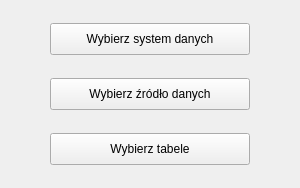
               <widget class="QWidget" name="dataInputOpt">
                <property name="geometry">
                 <rect>
                  <x>0</x>
                  <y>0</y>
                  <width>300</width>
                  <height>188</height>
                 </rect>
                </property>
                <property name="styleSheet">
                 <string notr="true">padding: 8px;</string>
                </property>
                <attribute name="label">
                 <string>Dane wejściowe</string>
                </attribute>
                <layout class="QVBoxLayout" name="verticalLayout_5">
                 <property name="spacing">
                  <number>0</number>
                 </property>
                 <property name="leftMargin">
                  <number>0</number>
                 </property>
                 <property name="topMargin">
                  <number>0</number>
                 </property>
                 <property name="rightMargin">
                  <number>0</number>
                 </property>
                 <property name="bottomMargin">
                  <number>0</number>
                 </property>
                 <item alignment="Qt::AlignHCenter">
                  <widget class="QPushButton" name="systemInputBtn">
                   <property name="minimumSize">
                    <size>
                     <width>200</width>
                     <height>0</height>
                    </size>
                   </property>
                   <property name="maximumSize">
                    <size>
                     <width>200</width>
                     <height>16777215</height>
                    </size>
                   </property>
                   <property name="styleSheet">
                    <string notr="true">padding: 8px;</string>
                   </property>
                   <property name="text">
                    <string>Wybierz system danych</string>
                   </property>
                  </widget>
                 </item>
                 <item alignment="Qt::AlignHCenter">
                  <widget class="QPushButton" name="sourceInputBtn">
                   <property name="minimumSize">
                    <size>
                     <width>200</width>
                     <height>0</height>
                    </size>
                   </property>
                   <property name="maximumSize">
                    <size>
                     <width>200</width>
                     <height>16777215</height>
                    </size>
                   </property>
                   <property name="styleSheet">
                    <string notr="true">padding: 8px;</string>
                   </property>
                   <property name="text">
                    <string>Wybierz źródło danych</string>
                   </property>
                  </widget>
                 </item>
                 <item alignment="Qt::AlignHCenter">
                  <widget class="QPushButton" name="selectionInputBtn">
                   <property name="minimumSize">
                    <size>
                     <width>200</width>
                     <height>0</height>
                    </size>
                   </property>
                   <property name="maximumSize">
                    <size>
                     <width>200</width>
                     <height>16777215</height>
                    </size>
                   </property>
                   <property name="styleSheet">
                    <string notr="true">padding: 8px;</string>
                   </property>
                   <property name="text">
                    <string>Wybierz tabele</string>
                   </property>
                  </widget>
                 </item>
                </layout>
               </widget>
